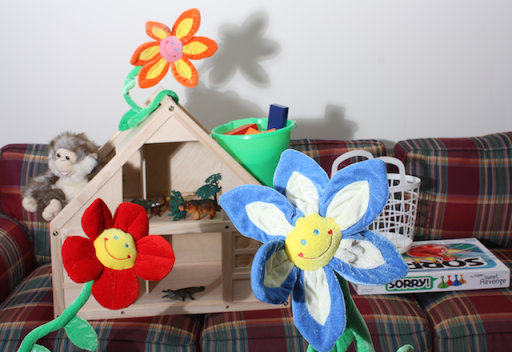
%> input picture flowers-left.png, 512 x 352 px
$ octave ssd.m   (GNU Octave 9; MATLAB toolbox functions it lacks are replaced by stand-ins)
%> lines starting %> are read from the running program, lines starting %| are printed output that depends on the picture
### match_strips.m
function disparity = match_strips(strip_left, strip_right, b)
    % For each non-overlapping patch/block of width b in the left strip,
    %   find the best matching position (along X-axis) in the right strip.
    % Return a vector of disparities (left X-position - right X-position).
    % Note: Only consider whole blocks that fit within image bounds.
    num_blocks = floor(size(strip_left, 2) / b);
    disparity = zeros(1, num_blocks);
    for blocks = 1 : num_blocks
        x_left = (blocks - 1) * b + 1;
        patch_left = strip_left( : , x_left : x_left + b - 1);
        x_right = find_best_match(patch_left, strip_right);
        disparity(blocks) = x_left - x_right;
    end
end

% Find best match for a patch in a given strip (SSD)
% Note: You may use this or roll your own
function best_x = find_best_match(patch, strip)
    min_diff = Inf;
    best_x = 0; % column index (x value) of topleft corner; haven't found it yet
    for x = 1:(size(strip, 2) - size(patch, 2))
        other_patch = strip(:, x:(x + size(patch, 2) - 1));
        diff = sum(sum((patch - other_patch) .^ 2));
        if diff < min_diff
            min_diff = diff;
            best_x = x;
        end
    end
end

### ssd.m
% Match two strips to compute disparity values
clear;
clc;
%% Load images
left = imread('flowers-left.png');
%> left is the input picture: size 352x512x3 uint8; mean R, G, B 151.8, 143, 141.2
right = imread('flowers-right.png');
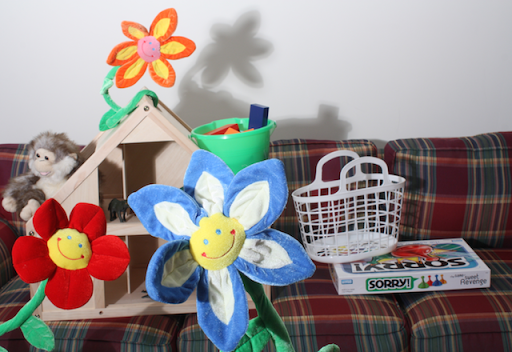
%> input picture flowers-right.png, 512 x 352 px
%> right is the input picture: size 352x512x3 uint8; mean R, G, B 147.2, 138.6, 137.9
figure, imshow(left);
figure, imshow(right);

%% Convert to grayscale, double, [0, 1] range for easier computation
left_gray = double(rgb2gray(left)) / 255.0;
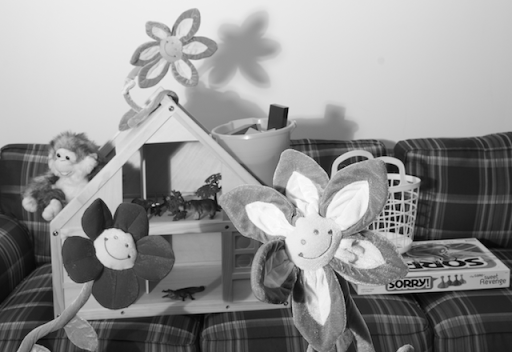
%> left_gray: size 352x512 double; min 0, max 0.992, mean 0.57
right_gray = double(rgb2gray(right)) / 255.0;
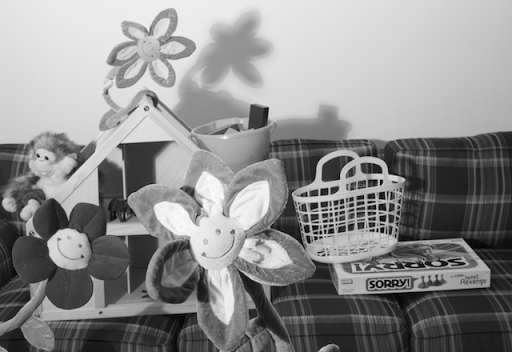
%> right_gray: size 352x512 double; min 0, max 0.996, mean 0.553

%% Define strip row (y) and square block size (b)
y = 120;
b = 50;

%% Extract strip from left image
strip_left = left_gray(y : (y + b - 1), :);
figure, imshow(strip_left);

%% Extract strip from right image
strip_right = right_gray(y : (y + b - 1), :);
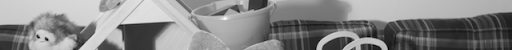
%> strip_right: size 50x512 double; min 0, max 0.98, mean 0.532
figure, imshow(strip_right);

%% Now match these two strips to compute disparity values
disparity = match_strips(strip_left, strip_right, b);
%> the loop in match_strips, `for blocks = 1 : num_blocks` made 10 passes
%> x_right on passes 1 to 10: 1, 30, 79, 135, 180, 231, 286, 336, 390, 440
%> pass 1, in match_strips, `patch_left = strip_left( : , x_left : x_left + b - 1);`:
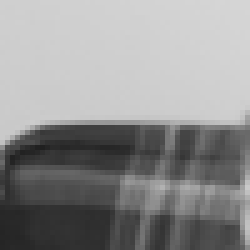
%> patch_left: size 50x50 double (shown 5 times larger); min 0.125, max 0.835, mean 0.566
%> pass 3, in match_strips, `patch_left = strip_left( : , x_left : x_left + b - 1);`:
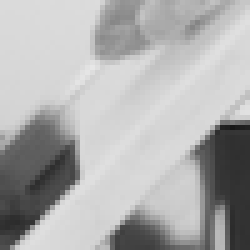
%> patch_left: size 50x50 double (shown 5 times larger); min 0.0902, max 0.906, mean 0.683
%> after the loop in match_strips, `for blocks = 1 : num_blocks`: disparity = [0 21 22 16 21 20 15 15 11 11]
%> disparity = [0 21 22 16 21 20 15 15 11 11]
disp(disparity);
%|     0   21   22   16   21   20   15   15   11   11
figure, plot(disparity);
%> after `plot(disparity)`:
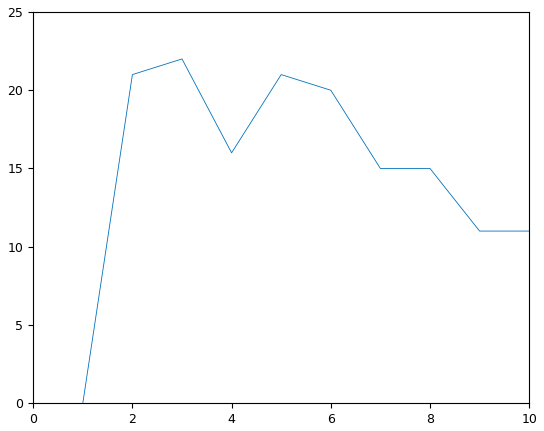
%> figure redrawn from the program's plot data; curve peaks at x = 3, y = 22
